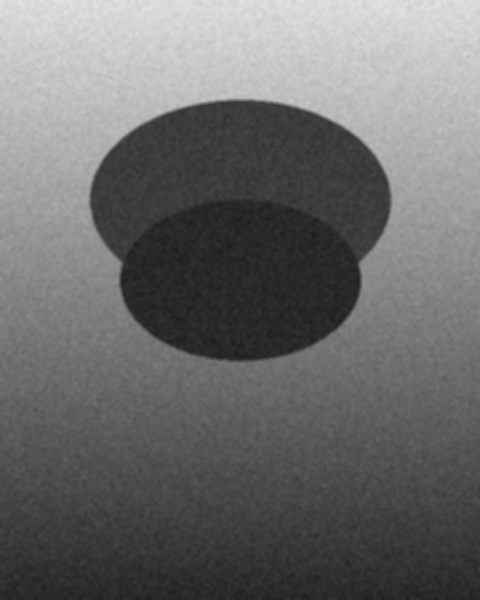
#> input picture tools/webcam-dither/test_drawing.png, 480 x 600 px
$ python -i image_converter.py   (imports and definitions only)
#> lines starting #> are read from the running program, lines starting #| are printed output that depends on the picture
#> further down, picture is the input picture: PIL image 480x600 L; min 28, max 229, mean 108.3
# -*- coding: utf-8 -*-
"""
Image Converter — Convert images to PIAF-ready B&W  v1.0
=========================================================
Takes any image (photo, sketch, CAD export) and converts it to
high-contrast black-and-white output suitable for PIAF swell-paper
printing at 300 DPI.

Pipeline:
  Load → Grayscale → Enhancement → Threshold → Density check → Output

Part of the Radical Accessibility Project — UIUC School of Architecture.

Dependencies:  Pillow (PIL)
Optional:      opencv-python (CLAHE), numpy (faster density calc)
"""

import os

from PIL import Image, ImageEnhance, ImageOps

# ---------------------------------------------------------------------------
# Constants
# ---------------------------------------------------------------------------

DEFAULT_DPI = 300

PAPER_SIZES_PX = {
    "letter":  (int(8.5 * 300), int(11.0 * 300)),    # 2550 x 3300
    "tabloid": (int(11.0 * 300), int(17.0 * 300)),    # 3300 x 5100
}

SUPPORTED_EXTENSIONS = (
    ".jpg", ".jpeg", ".png", ".tiff", ".tif",
    ".bmp", ".gif", ".webp",
)

# Presets adapted from Ethan's fabric-accessible-graphics presets.yaml
PRESETS = {
    "floor_plan": {
        "name": "Floor Plan",
        "description": "Architectural floor plans with walls and dimensions",
        "threshold": 140,
        "enhance": "s_curve",
        "enhance_strength": 1.0,
        "max_density": 40,
    },
    "elevation": {
        "name": "Building Elevation",
        "description": "Building elevations and section drawings",
        "threshold": 135,
        "enhance": "s_curve",
        "enhance_strength": 1.0,
        "max_density": 35,
    },
    "section": {
        "name": "Section Drawing",
        "description": "Building sections with material hatching",
        "threshold": 145,
        "enhance": "s_curve",
        "enhance_strength": 1.2,
        "max_density": 35,
    },
    "photograph": {
        "name": "Photograph",
        "description": "Photos of buildings, models, or sites",
        "threshold": 120,
        "enhance": "clahe",
        "enhance_strength": 1.0,
        "max_density": 30,
    },
    "sketch": {
        "name": "Hand Sketch",
        "description": "Hand-drawn sketches with pencil or pen",
        "threshold": 130,
        "enhance": "s_curve",
        "enhance_strength": 1.3,
        "max_density": 35,
    },
    "technical_drawing": {
        "name": "Technical Drawing",
        "description": "CAD-generated technical drawings with crisp lines",
        "threshold": 150,
        "enhance": None,
        "enhance_strength": 1.0,
        "max_density": 45,
    },
    "diagram": {
        "name": "Diagram",
        "description": "Conceptual and bubble diagrams",
        "threshold": 135,
        "enhance": "auto_contrast",
        "enhance_strength": 1.0,
        "max_density": 35,
    },
    "site_plan": {
        "name": "Site Plan",
        "description": "Site plans with landscape and topography",
        "threshold": 140,
        "enhance": "s_curve",
        "enhance_strength": 1.0,
        "max_density": 38,
    },
    "detail_drawing": {
        "name": "Detail Drawing",
        "description": "Construction details and enlarged views",
        "threshold": 145,
        "enhance": "s_curve",
        "enhance_strength": 1.1,
        "max_density": 40,
    },
    "presentation": {
        "name": "Presentation Board",
        "description": "Presentation boards with mixed content",
        "threshold": 125,
        "enhance": "clahe",
        "enhance_strength": 1.0,
        "max_density": 32,
    },
}

DEFAULT_PRESET = "floor_plan"


# ---------------------------------------------------------------------------
# Enhancement functions
# ---------------------------------------------------------------------------

# [14 lines left out: function _enhance_s_curve, not called in this run]


def _enhance_auto_contrast(image):
    """Apply auto-contrast using PIL ImageOps."""
    return ImageOps.autocontrast(image, cutoff=1)


# [66 lines left out: functions _enhance_clahe, load_image, to_grayscale, apply_threshold, not called in this run]


def calculate_density(image):
    """Calculate black pixel density percentage.

    Args:
        image: PIL.Image (any mode, converted to '1' internally).

    Returns:
        Float percentage (0-100).
    """
    if image.mode != '1':
        image = image.convert('1')
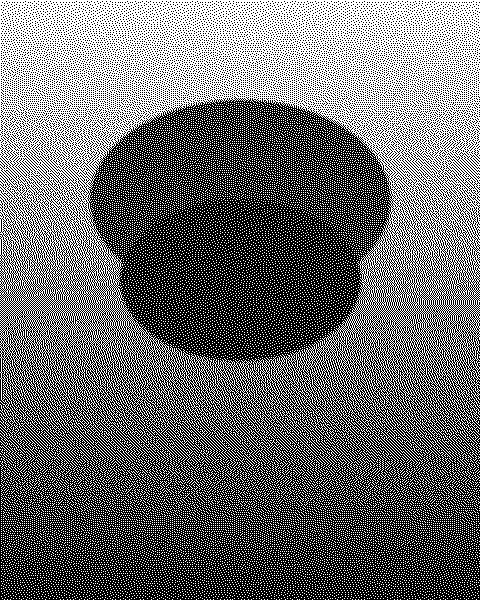
#> image: PIL image 480x600 1; 42.4% white in thin lines or dots
    total = image.size[0] * image.size[1]
#> total = 288000
    if total == 0:
        return 0.0
    # In mode '1', 0 is black
    black = sum(1 for px in image.getdata() if px == 0)
#> black = 165848
    return (black / total) * 100.0


# [139 lines left out: functions check_density, scale_to_paper, get_preset, list_presets, convert, not called in this run]

>>> from PIL import Image
>>> picture = Image.open('../webcam-dither/test_drawing.png')
>>> result = calculate_density(picture)
#> result = 57.59
